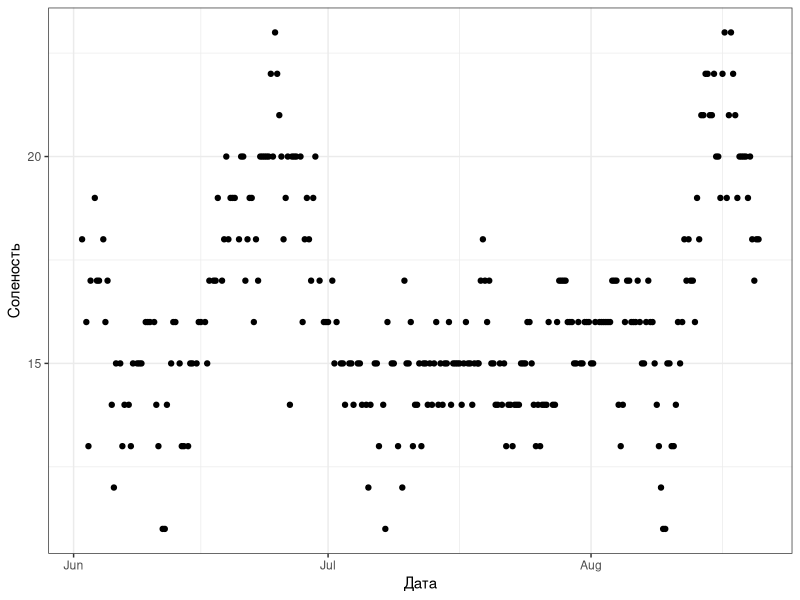
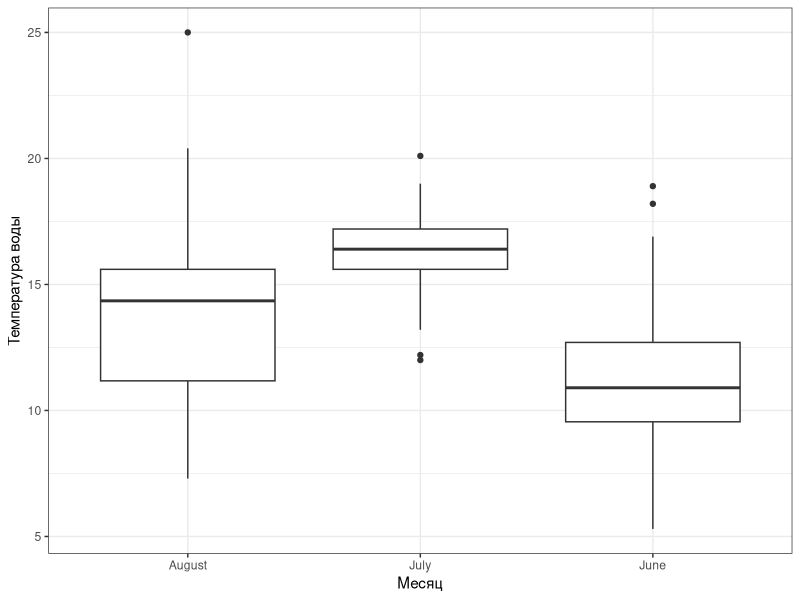
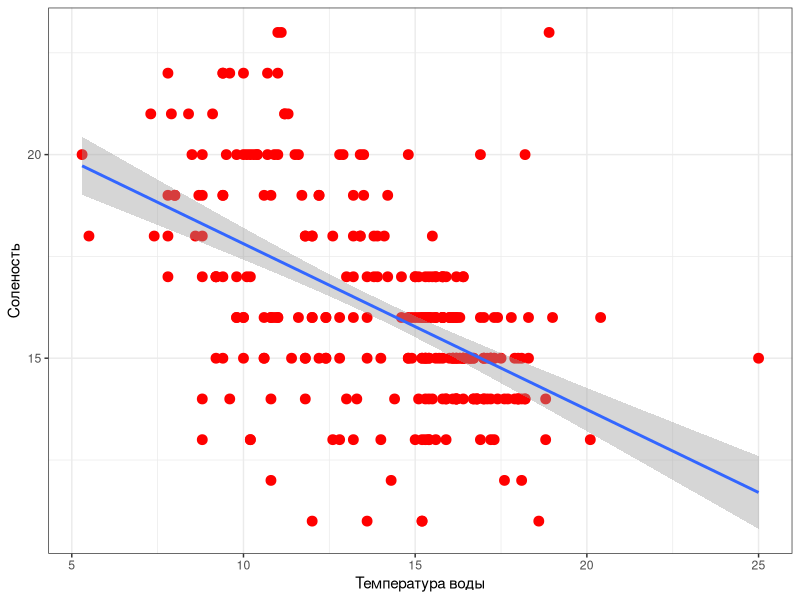

These charts were generated, in order, by the following R code:
## ---- chunk 1
knitr::opts_chunk$set(echo = FALSE, message = FALSE, warning = FALSE)
## ---- chunk 2
library(readxl)
library(ggplot2)

hydr <- read_excel("data/hydrology_2022.xls", na = "NA")
hydr$Date <- as.POSIXct(hydr$Date_Time, format = "%d.%m.%Y %H:%M")
## ---- chunk 3
ggplot(hydr, aes(x = Date, y = S)) +
  geom_point() +
  theme_bw()+
  labs(x = "Дата", y = "Соленость")
## ---- chunk 4
ggplot(hydr, aes(x = Month, y = Water_T)) +
  geom_boxplot() +
  theme_bw()+
  labs(x = "Месяц", y = "Температура воды")
## ---- chunk 5
ggplot(hydr, aes(x = Water_T, y = S)) +
  geom_point(color = "red", size = 3) +
  geom_smooth(method = "lm") +
  theme_bw()+
  labs(x = "Температура воды", y = "Соленость")
